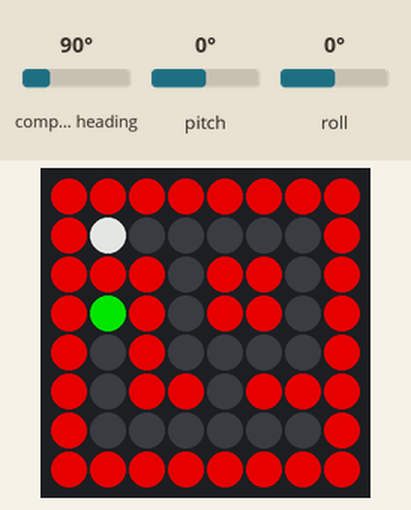
Simulated run of this program. Board: Raspberry Pi (BCM pin numbers) with a Sense HAT. Shown: the Sense HAT's 8×8 RGB LED matrix. The inputs (shaded band) are chosen by the test bench; at power-on: pitch 0°, roll 0°, compass heading 90°. Dim RGB values are drawn brighter than linear; random numbers come from a fixed seed; the 64×8 strip is a reading aid, not a part: it shows the text the matrix is scrolling, unrolled, one strip-width of it at a time; the Sense HAT reports a negative pitch or roll as 360° plus the angle. At 10.8 s the program stops and its outputs stay as they are.

Above: at 1.2 s.
1.3 s: pitch set to -86°
At 2.0 s:
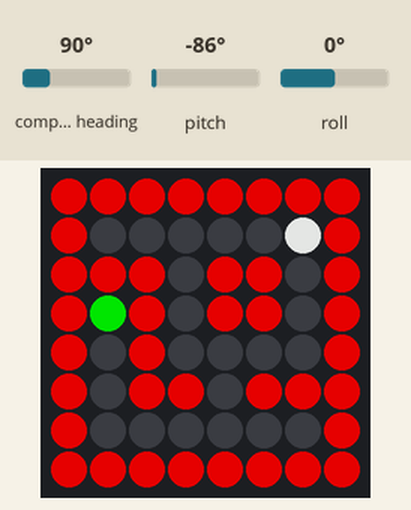
2.8 s: roll set to 45°
At 3.2 s:
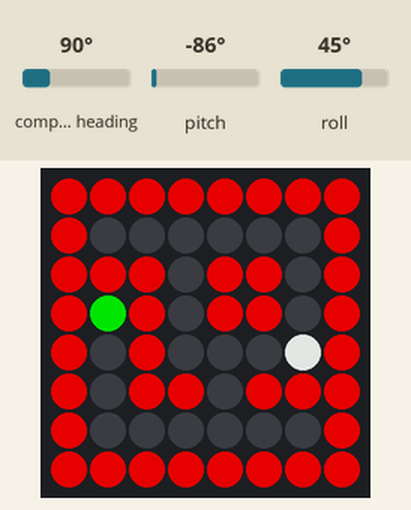
4.3 s: pitch set to 45°
At 5.5 s:
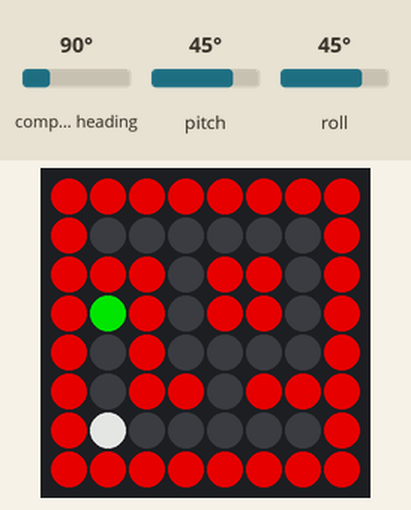
5.8 s: roll set to -86°
At 11.4 s:
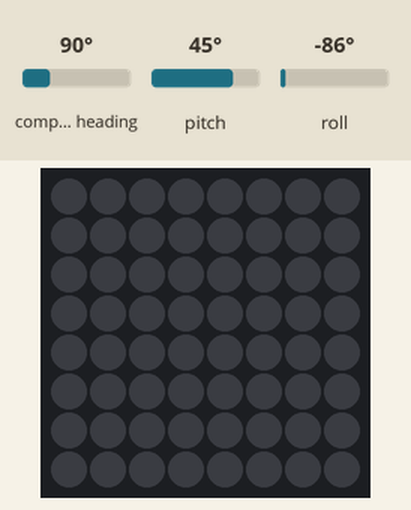
Timing chart, 0 to 12.3 s (numbered marks = the images above; inputs shaded):
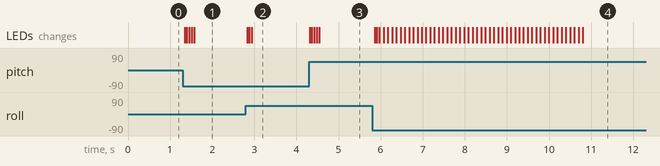

Measured:
- after the input at 1.3 s, the LEDs: first change at once (image 1 shows a later state)
- after the input at 2.8 s, the LEDs: first change at once (image 2 shows a later state)
- after the input at 4.3 s, the LEDs: first change at once (image 3 shows a later state)
- after the input at 5.8 s, the LEDs: first change after 0.06 s (image 4 shows a later state)

The program:

sense-hat-marble-maze.py
```python
#!/usr/bin/env python
'''
https://www.raspberrypi.org/learning/sense-hat-marble-maze/worksheet/
URL
'''
from sense_hat import SenseHat
from time import sleep
from random import randint

sense = SenseHat()
sense.clear()

r = (255,0,0)
g = (0,255,0)
b = (0,0,0)
w = (255,255,255)

sense.low_light = True
x = 1
y = 1

mazeTab = [[[r,r,r,r,r,r,r,r],
	[r,b,b,b,b,b,b,r],
	[r,r,r,b,r,r,b,r],
	[r,b,r,b,b,b,b,r],
	[r,b,b,b,b,r,b,r],
	[r,b,r,r,b,r,r,r],
	[r,b,b,r,g,b,b,r],
	[r,r,r,r,r,r,r,r]], #fin 0
        [[r,r,r,r,r,r,r,r],
	[r,b,b,b,b,b,b,r],
	[r,r,r,r,r,r,b,r],
	[r,b,b,b,b,r,b,r],
	[r,b,b,b,b,b,b,r],
	[r,b,r,b,r,r,r,r],
	[r,b,r,b,b,b,g,r],
	[r,r,r,r,r,r,r,r]], #fin 1
	[[r,r,r,r,r,r,r,r],
	[r,b,b,b,b,b,b,r],
	[r,r,r,b,r,r,b,r],
	[r,g,r,b,r,r,b,r],
	[r,b,r,b,b,b,b,r],
	[r,b,r,r,b,r,r,r],
	[r,b,b,b,b,b,b,r],
	[r,r,r,r,r,r,r,r]],  #fin 2
        [[r,r,r,r,r,r,r,r],
	[r,b,r,b,b,b,b,r],
	[r,b,r,b,r,b,b,r],
	[r,b,r,b,r,b,r,r],
	[r,b,b,b,r,b,b,r],
	[r,r,r,r,r,r,b,r],
	[r,g,b,b,b,b,b,r],
	[r,r,r,r,r,r,r,r]],   #fin 3
	[[r,r,r,r,r,r,r,r],
	[r,b,r,g,b,r,b,r],
	[r,b,r,r,b,b,b,r],
	[r,b,r,b,r,r,b,r],
	[r,b,r,b,b,b,b,r],
	[r,b,r,b,r,r,b,r],
	[r,b,b,b,r,b,b,r],
	[r,r,r,r,r,r,r,r]],   #fin 4
	[[r,r,r,r,r,r,r,r],
	[r,b,b,b,b,b,b,r],
	[r,r,r,r,r,b,b,r],
	[r,g,r,b,r,b,r,r],
	[r,b,r,b,b,b,b,r],
	[r,b,r,r,b,r,r,r],
	[r,b,b,b,b,b,b,r],
	[r,r,r,r,r,r,r,r]],  #fin 5
	[[r,r,r,r,r,r,r,r],
	[r,b,b,b,r,b,g,r],
	[r,r,r,b,r,b,b,r],
	[r,b,b,b,r,b,r,r],
	[r,b,r,b,r,b,b,r],
	[r,b,r,r,r,r,b,r],
	[r,b,b,b,b,b,b,r],
	[r,r,r,r,r,r,r,r]],  #fin 6
	[[r,r,r,r,r,r,r,r],
	[r,b,b,b,b,b,b,r],
	[r,r,r,b,r,r,r,r],
	[r,b,b,b,b,b,b,r],
	[r,b,r,b,b,b,b,r],
	[r,b,r,r,r,r,b,r],
	[r,b,b,r,g,b,b,r],
	[r,r,r,r,r,r,r,r]],   #fin 7
	[[r,r,r,r,r,r,r,r],
	[r,b,b,b,b,b,b,r],
	[r,b,r,r,r,r,b,r],
	[r,b,r,b,b,r,b,r],
	[r,b,r,b,g,r,b,r],
	[r,b,r,b,r,r,b,r],
	[r,b,b,b,b,b,b,r],
	[r,r,r,r,r,r,r,r]]]   # fin 8

def move_marble(pitch,roll,x,y):
	new_x = x
	new_y = y
	if 1 < pitch < 179 and x != 0:
		new_x -= 1
	elif 359 > pitch > 179 and x != 7 :
		new_x += 1
	if 1 < roll < 179 and y != 7:
		new_y += 1
	elif 359 > roll > 179 and y != 0 :
		new_y -= 1
	x,y = check_wall(x,y,new_x,new_y)
	return x,y

def check_wall(x,y,new_x,new_y):
	if maze[new_y][new_x] != r:
		return new_x, new_y
	elif maze[new_y][x] != r:
		return x, new_y
	elif maze[y][new_x] != r:
		return new_x, y
	return x,y

game_over = False

def check_win(x,y):
	global game_over
	if maze[y][x] == g:
		game_over = True
                sense.set_rotation(180)
		sense.show_message('You Win')

maze=mazeTab[randint(0,8)]
while not game_over:
	pitch = sense.get_orientation()['pitch']
	roll = sense.get_orientation()['roll']
	x,y = move_marble(pitch,roll,x,y)
	check_win(x,y)
        if not game_over:
	    maze[y][x] = w
	    sense.set_pixels(sum(maze,[]))
	    sleep(0.05)
	    maze[y][x] = b
```
